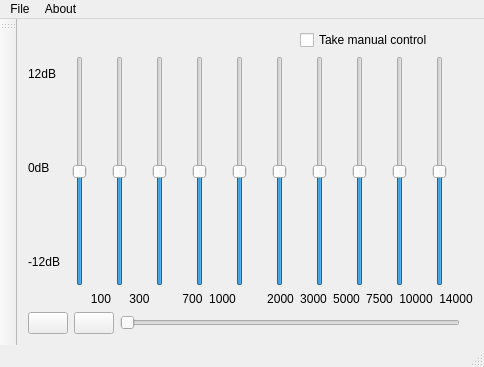
<?xml version="1.0" encoding="UTF-8"?>
<ui version="4.0">
 <class>MainWindow</class>
 <widget class="QMainWindow" name="MainWindow">
  <property name="geometry">
   <rect>
    <x>0</x>
    <y>0</y>
    <width>484</width>
    <height>367</height>
   </rect>
  </property>
  <property name="sizePolicy">
   <sizepolicy hsizetype="Fixed" vsizetype="Fixed">
    <horstretch>0</horstretch>
    <verstretch>0</verstretch>
   </sizepolicy>
  </property>
  <property name="windowTitle">
   <string>AutoEQ</string>
  </property>
  <widget class="QWidget" name="centralWidget">
   <layout class="QGridLayout" name="gridLayout">
    <item row="2" column="6">
     <widget class="QLabel" name="label_7">
      <property name="text">
       <string>700</string>
      </property>
      <property name="alignment">
       <set>Qt::AlignCenter</set>
      </property>
     </widget>
    </item>
    <item row="2" column="13">
     <widget class="QLabel" name="label_13">
      <property name="text">
       <string>10000</string>
      </property>
      <property name="alignment">
       <set>Qt::AlignCenter</set>
      </property>
     </widget>
    </item>
    <item row="2" column="12">
     <widget class="QLabel" name="label_12">
      <property name="text">
       <string>7500</string>
      </property>
      <property name="alignment">
       <set>Qt::AlignCenter</set>
      </property>
     </widget>
    </item>
    <item row="2" column="10">
     <widget class="QLabel" name="label_10">
      <property name="text">
       <string>3000</string>
      </property>
      <property name="alignment">
       <set>Qt::AlignCenter</set>
      </property>
     </widget>
    </item>
    <item row="2" column="4">
     <widget class="QLabel" name="label_6">
      <property name="text">
       <string>300</string>
      </property>
      <property name="alignment">
       <set>Qt::AlignCenter</set>
      </property>
     </widget>
    </item>
    <item row="0" column="0" rowspan="3" colspan="2">
     <layout class="QVBoxLayout" name="verticalLayout">
      <item>
       <widget class="QLabel" name="label">
        <property name="text">
         <string>12dB</string>
        </property>
       </widget>
      </item>
      <item>
       <widget class="QLabel" name="label_2">
        <property name="text">
         <string>0dB</string>
        </property>
       </widget>
      </item>
      <item>
       <widget class="QLabel" name="label_3">
        <property name="text">
         <string>-12dB</string>
        </property>
       </widget>
      </item>
     </layout>
    </item>
    <item row="3" column="0" colspan="15">
     <layout class="QHBoxLayout" name="horizontalLayout_3">
      <item>
       <widget class="QPushButton" name="pushButton">
        <property name="text">
         <string/>
        </property>
        <property name="icon">
         <iconset>
          <normaloff>Resources/1374739030_play.png</normaloff>Resources/1374739030_play.png</iconset>
        </property>
       </widget>
      </item>
      <item>
       <widget class="QPushButton" name="pushButton_2">
        <property name="text">
         <string/>
        </property>
        <property name="icon">
         <iconset>
          <normaloff>Resources/media-pause.png</normaloff>Resources/media-pause.png</iconset>
        </property>
       </widget>
      </item>
      <item>
       <widget class="QSlider" name="horizontalSlider">
        <property name="orientation">
         <enum>Qt::Horizontal</enum>
        </property>
       </widget>
      </item>
      <item>
       <widget class="QLabel" name="label_4">
        <property name="text">
         <string/>
        </property>
       </widget>
      </item>
     </layout>
    </item>
    <item row="2" column="11">
     <widget class="QLabel" name="label_11">
      <property name="text">
       <string>5000</string>
      </property>
      <property name="alignment">
       <set>Qt::AlignCenter</set>
      </property>
     </widget>
    </item>
    <item row="2" column="14">
     <widget class="QLabel" name="label_14">
      <property name="text">
       <string>14000</string>
      </property>
      <property name="alignment">
       <set>Qt::AlignCenter</set>
      </property>
     </widget>
    </item>
    <item row="1" column="1" colspan="14">
     <layout class="QHBoxLayout" name="horizontalLayout">
      <item>
       <widget class="QSlider" name="verticalSlider">
        <property name="minimum">
         <number>-12</number>
        </property>
        <property name="maximum">
         <number>12</number>
        </property>
        <property name="value">
         <number>0</number>
        </property>
        <property name="orientation">
         <enum>Qt::Vertical</enum>
        </property>
       </widget>
      </item>
      <item>
       <widget class="QSlider" name="verticalSlider_10">
        <property name="minimum">
         <number>-12</number>
        </property>
        <property name="maximum">
         <number>12</number>
        </property>
        <property name="orientation">
         <enum>Qt::Vertical</enum>
        </property>
       </widget>
      </item>
      <item>
       <widget class="QSlider" name="verticalSlider_2">
        <property name="minimum">
         <number>-12</number>
        </property>
        <property name="maximum">
         <number>12</number>
        </property>
        <property name="orientation">
         <enum>Qt::Vertical</enum>
        </property>
       </widget>
      </item>
      <item>
       <widget class="QSlider" name="verticalSlider_3">
        <property name="minimum">
         <number>-12</number>
        </property>
        <property name="maximum">
         <number>12</number>
        </property>
        <property name="orientation">
         <enum>Qt::Vertical</enum>
        </property>
       </widget>
      </item>
      <item>
       <widget class="QSlider" name="verticalSlider_9">
        <property name="minimum">
         <number>-12</number>
        </property>
        <property name="maximum">
         <number>12</number>
        </property>
        <property name="orientation">
         <enum>Qt::Vertical</enum>
        </property>
       </widget>
      </item>
      <item>
       <widget class="QSlider" name="verticalSlider_7">
        <property name="minimum">
         <number>-12</number>
        </property>
        <property name="maximum">
         <number>12</number>
        </property>
        <property name="orientation">
         <enum>Qt::Vertical</enum>
        </property>
       </widget>
      </item>
      <item>
       <widget class="QSlider" name="verticalSlider_5">
        <property name="minimum">
         <number>-12</number>
        </property>
        <property name="maximum">
         <number>12</number>
        </property>
        <property name="orientation">
         <enum>Qt::Vertical</enum>
        </property>
       </widget>
      </item>
      <item>
       <widget class="QSlider" name="verticalSlider_6">
        <property name="minimum">
         <number>-12</number>
        </property>
        <property name="maximum">
         <number>12</number>
        </property>
        <property name="orientation">
         <enum>Qt::Vertical</enum>
        </property>
       </widget>
      </item>
      <item>
       <widget class="QSlider" name="verticalSlider_8">
        <property name="minimum">
         <number>-12</number>
        </property>
        <property name="maximum">
         <number>12</number>
        </property>
        <property name="orientation">
         <enum>Qt::Vertical</enum>
        </property>
       </widget>
      </item>
      <item>
       <widget class="QSlider" name="verticalSlider_4">
        <property name="minimum">
         <number>-12</number>
        </property>
        <property name="maximum">
         <number>12</number>
        </property>
        <property name="orientation">
         <enum>Qt::Vertical</enum>
        </property>
       </widget>
      </item>
     </layout>
    </item>
    <item row="2" column="9">
     <widget class="QLabel" name="label_9">
      <property name="text">
       <string>2000</string>
      </property>
      <property name="alignment">
       <set>Qt::AlignCenter</set>
      </property>
     </widget>
    </item>
    <item row="2" column="2" colspan="2">
     <widget class="QLabel" name="label_5">
      <property name="text">
       <string>100</string>
      </property>
      <property name="alignment">
       <set>Qt::AlignCenter</set>
      </property>
     </widget>
    </item>
    <item row="2" column="7">
     <widget class="QLabel" name="label_8">
      <property name="text">
       <string>1000</string>
      </property>
      <property name="alignment">
       <set>Qt::AlignCenter</set>
      </property>
     </widget>
    </item>
    <item row="0" column="10" colspan="5">
     <layout class="QHBoxLayout" name="horizontalLayout_5">
      <item>
       <widget class="QCheckBox" name="checkBox">
        <property name="text">
         <string>Take manual control</string>
        </property>
       </widget>
      </item>
     </layout>
    </item>
   </layout>
  </widget>
  <widget class="QMenuBar" name="menuBar">
   <property name="geometry">
    <rect>
     <x>0</x>
     <y>0</y>
     <width>484</width>
     <height>25</height>
    </rect>
   </property>
   <widget class="QMenu" name="menuAbout">
    <property name="title">
     <string>About</string>
    </property>
    <addaction name="actionAbout"/>
    <addaction name="actionAbout_Qt"/>
   </widget>
   <widget class="QMenu" name="menuFile">
    <property name="title">
     <string>File</string>
    </property>
    <addaction name="actionLoad"/>
    <addaction name="actionSave"/>
    <addaction name="actionSave_as"/>
   </widget>
   <addaction name="menuFile"/>
   <addaction name="menuAbout"/>
  </widget>
  <widget class="QToolBar" name="mainToolBar">
   <attribute name="toolBarArea">
    <enum>LeftToolBarArea</enum>
   </attribute>
   <attribute name="toolBarBreak">
    <bool>false</bool>
   </attribute>
  </widget>
  <widget class="QStatusBar" name="statusBar"/>
  <action name="actionAbout">
   <property name="text">
    <string>About AutoEQ...</string>
   </property>
  </action>
  <action name="actionAbout_Qt">
   <property name="text">
    <string>About Qt...</string>
   </property>
  </action>
  <action name="actionLoad">
   <property name="text">
    <string>Load file...</string>
   </property>
  </action>
  <action name="actionSave">
   <property name="text">
    <string>Save</string>
   </property>
  </action>
  <action name="actionSave_as">
   <property name="text">
    <string>Save as...</string>
   </property>
  </action>
 </widget>
 <layoutdefault spacing="6" margin="11"/>
 <resources/>
 <connections/>
</ui>
